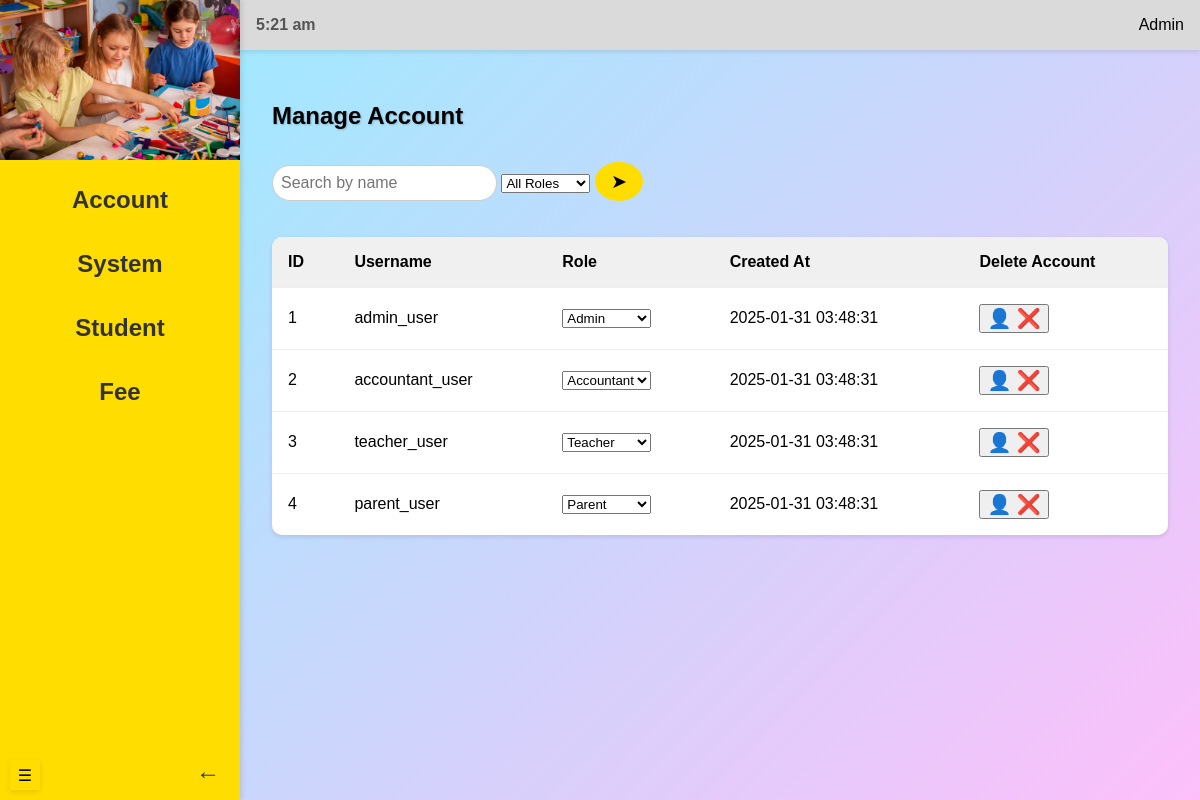
Page /admin/manageAccount (signed in) on the earlier database version.
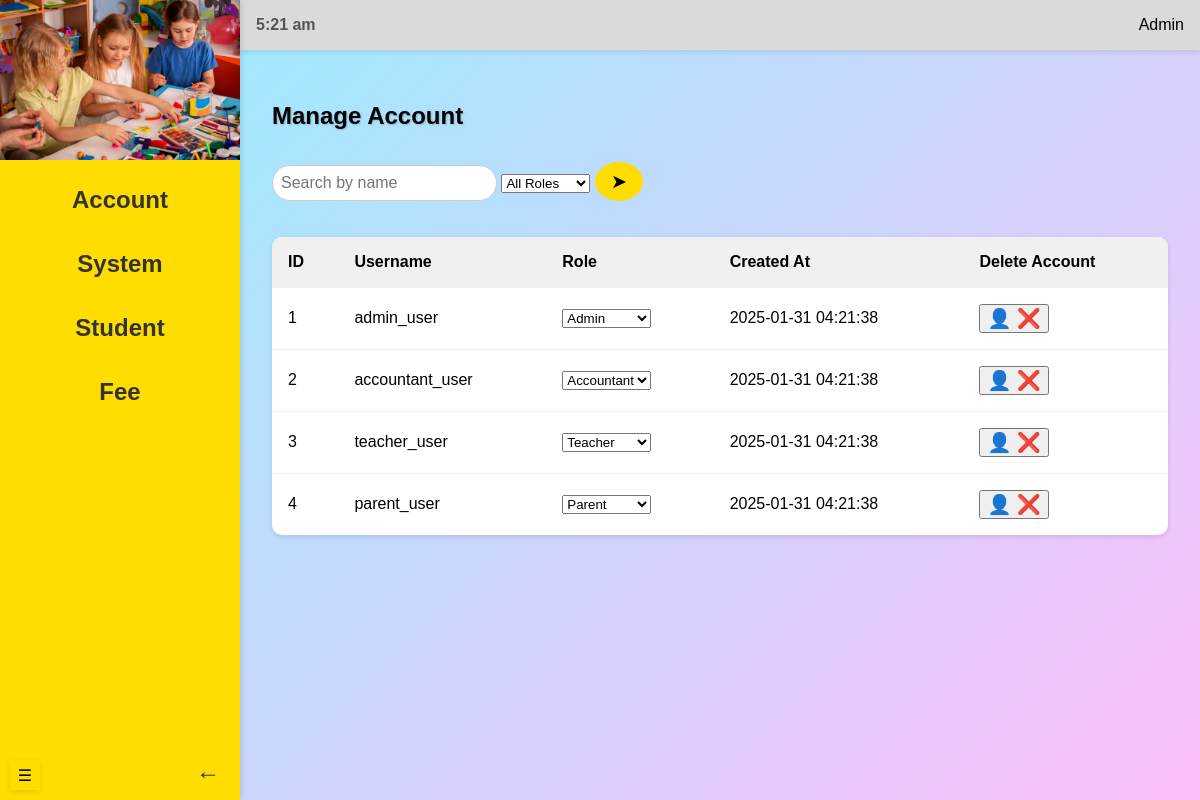
Same page on the later database version.
### models.py (models this page shows)
class User(db.Model, UserMixin):
    __tablename__ = 'users'
    id = db.Column(db.Integer, primary_key=True, autoincrement=True)
    username = db.Column(db.String(255), unique=True, nullable=False)
    email = db.Column(db.String(255), unique=True, nullable=False)
    password = db.Column(db.String(255), nullable=False)
    role = db.Column(
        db.Enum('admin', 'accountant', 'teacher', 'parent', name='user_roles'),
        nullable=False
    )
    created_at = db.Column(db.DateTime, default=func.current_timestamp())
    flag = db.Column(db.Boolean, default=True)
    students = db.relationship('Student', backref='guardian', cascade='all, delete-orphan')
    payments = db.relationship('Payment', backref='user', cascade='all, delete-orphan')
    notifications = db.relationship('Notification', backref='user', cascade='all, delete-orphan')

### routes/admin_routes.py (the view)
@admin_blueprint.route("/manageAccount", methods=["GET", "POST"])
@login_required
def manageAccount():
    from datetime import datetime
    users = User.query.all()
    now = datetime.now()
    search = request.args.get('search', '')
    role = request.args.get('role', '')
    return render_template("manageAccount.html", users=users, now=now, search=search, role=role)

### app.py (called while the page is built)
@login_manager.user_loader
def load_user(user_id):
    return User.query.get(int(user_id))

### templates/manageAccount.html (shortened to what this page needs)
{% extends "adminBase.html" %}
{% block header %}
    <link rel="stylesheet" href="{{ url_for('static', filename='manageAccount.css') }}">
{% endblock %}
{% block content %}
        <section class="content">
            <div class="header-container">
                <h1>Manage Account</h1>
            </div>
            <div class="search-bar">
                <form method="GET" action="{{ url_for('admin.manageAccount') }}">
                    <input type="text" name="search" placeholder="Search by name" value="{{ request.args.get('search', '') }}">
                    <select name="role">
                        <option value="">All Roles</option>
                    </select>
                    <button type="submit">&#x27A4;</button>
                </form>
            </div>
            <br><br>
            <div class="table-container">
                <table id="myTable2">
                    <thead>
                        <tr>
                            <th>ID</th>
                            <th>Username</th>
                            <th>Role</th>
                            <th>Created At</th>
                            <th>Delete Account</th>
                        </tr>
                    </thead>
                    <tbody>
                        {% for user in users %}
                            {% if (not search or search.lower() in user.username.lower())
                            and (not role or role == user.role) %}
                                <tr>
                                    <td>{{ user.id }}</td>
                                    <td>{{ user.username }}</td>
                                    <td>
                                        <select class="role-select" data-user-id="{{ user.id }}">
                                            <option value="admin" {% if user.role == 'admin' %}selected{% endif %}>Admin</option>
                                            <option value="teacher" {% if user.role == 'teacher' %}selected{% endif %}>Teacher</option>
                                            <option value="accountant" {% if user.role == 'accountant' %}selected{% endif %}>Accountant</option>
                                            <option value="parent" {% if user.role == 'parent' %}selected{% endif %}>Parent</option>
                                        </select>
                                    </td>
                                    <td>{{ user.created_at }}</td>
                                    <td>
                                        <button class="delete-icon" data-user-id="{{ user.id }}">&#128100; &#10060;</button>
                                    </td>
                                </tr>
                            {% endif %}
                        {% endfor %}
                    </tbody>
                </table>
            </div>
        </section>
    </div>
{%endblock%}

Differences in the rows shown:
changed User "admin_user": created_at "2025-01-31 03:48:31" → "2025-01-31 04:21:38"
changed User "accountant_user": created_at "2025-01-31 03:48:31" → "2025-01-31 04:21:38"
changed User "teacher_user": created_at "2025-01-31 03:48:31" → "2025-01-31 04:21:38"
changed User "parent_user": created_at "2025-01-31 03:48:31" → "2025-01-31 04:21:38"
